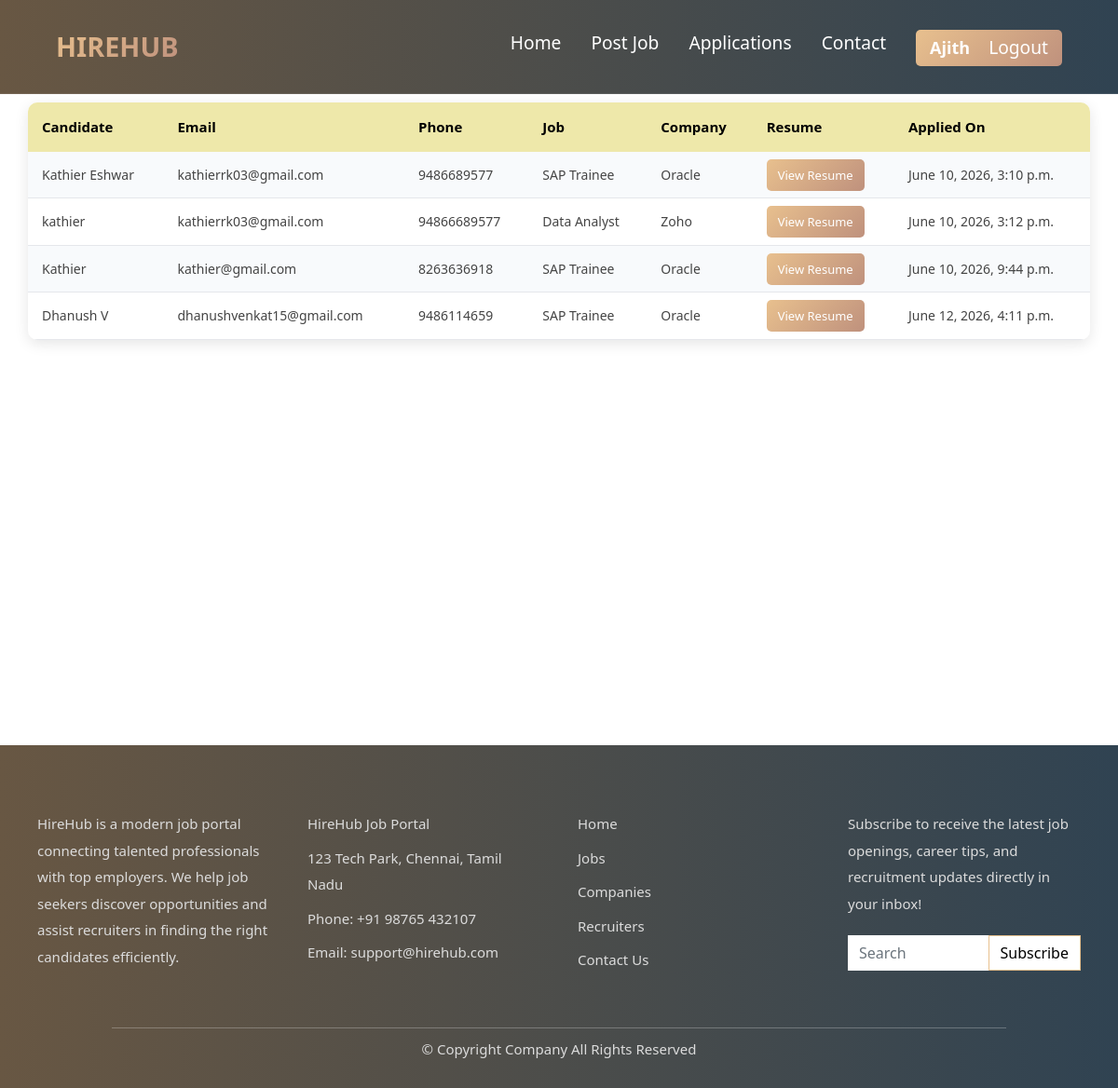
Page /applications/ (signed in) on the committed database.
### job_portal/models.py (models this page shows, shortened)
class Application(models.Model):
    job = models.ForeignKey(Job, on_delete=models.CASCADE)
    name = models.CharField(max_length=100)
    email = models.EmailField()
    phone = models.CharField(max_length=20)
    resume = models.FileField(upload_to='resumes/')
    applied_at = models.DateTimeField(auto_now_add=True)

class Job(models.Model):
    job_title = models.CharField(max_length=200)
    job_description = models.TextField(blank=True, null=True)
    salary = models.CharField(max_length=200)
    location = models.CharField(max_length=200)
    company = models.ForeignKey(
        Company,
        on_delete=models.CASCADE,
        related_name='jobs'
    )

class Company(models.Model):
    company_name = models.CharField(max_length=200)
    company_logo = models.ImageField(upload_to='company_logos/')
    company_location = models.CharField(max_length=200)
    company_description = models.TextField()

### job_portal/views.py (the view)
def applications(request):
    applications = Application.objects.select_related(
        'job',
        'job__company'
    )
    return render(
        request,
        'applications.html',
        {
            'applications': applications
        }
    )

### templates/applications.html (shortened to what this page needs)
{% extends 'dummy2.html' %}
{% load static %}
{% block extra_css %}
<link rel="stylesheet" href="{% static 'style/applications.css' %}">
{% endblock %}
{% block content %}
<div class="application-container">
<table>
    <tr>
        <th>Candidate</th>
        <th>Email</th>
        <th>Phone</th>
        <th>Job</th>
        <th>Company</th>
        <th>Resume</th>
        <th>Applied On</th>
    </tr>
    {% for app in applications %}
    <tr>
        <td>{{ app.name }}</td>
        <td>{{ app.email }}</td>
        <td>{{ app.phone }}</td>
        <td>{{ app.job.job_title }}</td>
        <td>{{ app.job.company.company_name }}</td>
        <td>
            <a href="{{ app.resume.url }}" target="_blank">
                View Resume
            </a>
        </td>
        <td>{{ app.applied_at }}</td>
    </tr>
    {% endfor %}
</table>
</div>
{% endblock %}

### templates/dummy2.html (shortened to what this page needs)
{% load static %}
<!DOCTYPE html>
<html>
<head>
<link rel="stylesheet"
href=" https://cdn.jsdelivr.net/npm/bootstrap@5.1.3/dist/css/bootstrap.min.css ">
<link rel="stylesheet"
href="https://use.fontawesome.com/releases/v5.2.0/css/all.css">
<link rel="stylesheet"
href="{% static 'style/style.css' %}">
{% block extra_css %}
{% endblock %}
</head>
<body>
    <nav>
        <div class="logo"><a href="{% url 'auth' %}"> HIREHUB</a></div>
        <ul class="nav-links">
            <li><a href="{% url 'home2' %}">Home</a></li>
            <li><a href="{% url 'add_job' %}">Post Job</a></li>
            <li><a href="{% url 'applications' %}">Applications</a></li>
            <li><a href="{% url 'contact2' %}">Contact</a></li>
            <span class="user">
                {% if user.is_authenticated %}
                <li>{{ user.username }}</li>
                <li><a href="{% url 'logout' %}">Logout</a></li>
                    {% else %}
                        <li><a href="{% url 'auth' %}">Login</a></li>
                    {% endif %}
            </span>
        </ul>
    </nav>
 <main>
{% block content %}
{% endblock %}
 </main>
<footer>
    <div class="bottom">
    <div class="three">
            <p>HireHub is a modern job portal connecting talented professionals with top employers. We help job seekers discover opportunities and assist recruiters in finding the right candidates efficiently.</p>
        </div>
   <div class="one">
        <p>HireHub Job Portal</p>
        <p>123 Tech Park, Chennai, Tamil Nadu</p>
        <p>Phone: +91 98765 432107</p>
        <p>Email: support@hirehub.com</p>
      </div>
      <div class="two">
        <p><a href="#">Home</a></p>
        <p><a href="#">Jobs</a></p>
        <p><a href="#">Companies</a></p>
        <p><a href="#">Recruiters</a></p>
        <p><a href="#"> Contact Us</a></p>
      </div>
        <div class="four">
            <p>Subscribe to receive the latest job openings, career tips, and recruitment updates directly in your inbox!</p>
            <form class="d-flex">
            <input class="form-control" type="search" placeholder="Search" aria-label="Search">
            <button class="btn btn-outline-success" type="submit">Subscribe</button>
            </form>
        </div>
  </div>
  <div class="bottom2">
    <hr style="width: 80%; margin: auto;">
    <p>© Copyright Company All Rights Reserved</p>
  </div>
</footer>
</body>
</html>

### static/style/style.css (style rules this page uses)
:root { --primary: #e8c08e; --secondary: #bf917d; --accent: #4ea58e; --dark: #1f1f1f; --darker: #311c18; --light: #ffffff; --gray: #7a7a7a; }
.user { background: linear-gradient(135deg, var(--primary), var(--secondary)); color: white; display: flex; align-items: center; gap: 20px; padding: 5px 15px; margin-bottom: 5px; border-radius: 5px; }
main { padding-top: 90px; min-height: 100vh; }
nav { position: fixed; top: 0; width: 100%; padding: 1.5rem 5%; display: flex; justify-content: space-between; align-items: center; z-index: 1000; background-image: linear-gradient(to right, #685743 0%, #304352 100%); backdrop-filter: blur(10px); border-bottom: 1px solid rgba(255, 255, 255, 0.1); }
nav ul { margin-bottom: 0; margin-top: 8px; }
.logo { font-size: 1.8rem; font-weight: bold; }
.logo a { text-decoration: none; background: linear-gradient(135deg, var(--primary), var(--secondary)); -webkit-background-clip: text; -webkit-text-fill-color: transparent; background-clip: text; }
.nav-links { display: flex; gap: 2rem; list-style: none; }
.nav-links a { color: var(--light); text-decoration: none; font-size: 1.2rem; transition: all 0.3s; position: relative; }
.nav-links a::after { content: ""; position: absolute; bottom: -5px; left: 0; width: 0; height: 2px; background: var(--primary); transition: width 0.3s; }
.user li:first-child { font-size: 18px; font-weight: 600; }
footer { background-image: linear-gradient(to right, #685743 0%, #304352 100%); backdrop-filter: blur(10px); color: white; padding-top: 70px; padding-bottom: 20px; width: 100%; }
.bottom { display: flex; justify-content: space-evenly; align-items: flex-start; flex-wrap: wrap; gap: 40px; padding: 0 40px; }
.one, .two, .three, .four { width: 250px; }
footer p { color: #dcdcdc; line-height: 1.9; margin-bottom: 8px; font-size: 15px; }
footer a { text-decoration: none; color: #dcdcdc; transition: 0.3s; }
.d-flex { margin-top: 20px; }
.form-control { border-radius: 0; border: none; }
.btn-outline-success { border-radius: 0; color: black; border-color: var(--primary); background-color: var(--light); }
.bottom2 { text-align: center; margin-top: 50px; color: white; }
.bottom2 hr { border-color: #444; margin-bottom: 20px; }
.bottom2 p { margin: 8px 0; }

### static/style/applications.css (style rules this page uses)
table { width: 95%; margin: 20px auto; border-collapse: collapse; background: #fff; box-shadow: 0 4px 15px rgba(0,0,0,0.1); border-radius: 10px; overflow: hidden; }
table th { background: palegoldenrod; color: black; padding: 15px; text-align: left; font-size: 15px; }
table td { padding: 14px 15px; border-bottom: 1px solid #e5e7eb; font-size: 14px; color: #444; }
table tr:nth-child(even) { background: #f8fafc; }
table a { text-decoration: none; background: linear-gradient(135deg, var(--primary), var(--secondary)); color: white; padding: 8px 12px; border-radius: 5px; font-size: 13px; font-weight: 500; }

### rows in the picture
Application: name "Kathier Eshwar", email "kathierrk03@gmail.com", phone "9486689577", job.job_title "SAP Trainee", job.company.company_name "Oracle", applied_at "June 10, 2026, 3:10 p.m."
Application: name "kathier", email "kathierrk03@gmail.com", phone "94866689577", job.job_title "Data Analyst", job.company.company_name "Zoho", applied_at "June 10, 2026, 3:12 p.m."
Application: name "Kathier", email "kathier@gmail.com", phone "8263636918", job.job_title "SAP Trainee", job.company.company_name "Oracle", applied_at "June 10, 2026, 9:44 p.m."
Application: name "Dhanush V", email "dhanushvenkat15@gmail.com", phone "9486114659", job.job_title "SAP Trainee", job.company.company_name "Oracle", applied_at "June 12, 2026, 4:11 p.m."

### other values in the picture
{{ user.username }} "Ajith"
